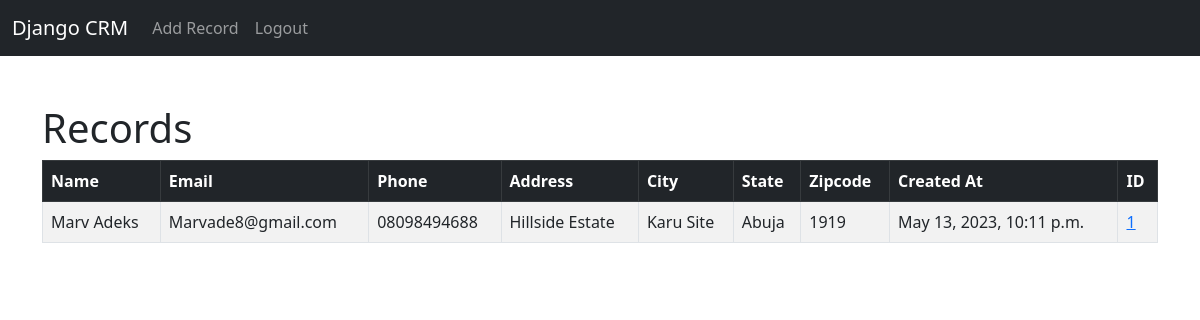
Before: / (signed in) with the older database file.
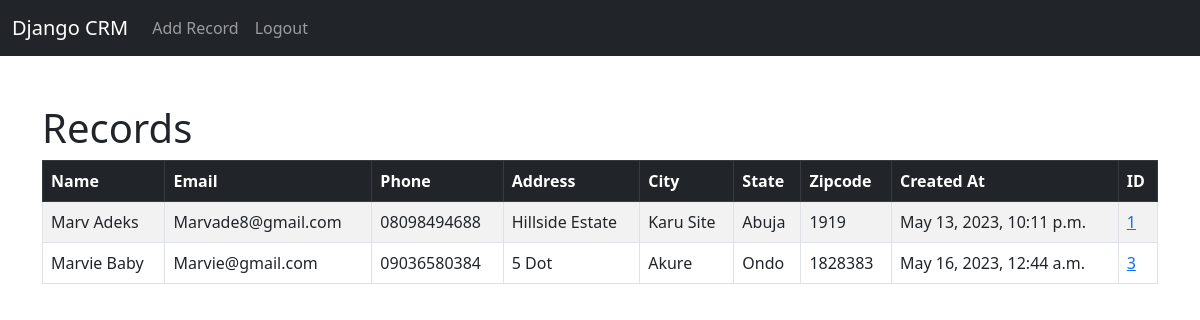
After: the same page with the newer database file.
### website/models.py (models this page shows, shortened)
class Record(models.Model):
    created_at = models.DateTimeField(auto_now_add=True)
    first_name = models.CharField(max_length=50)
    last_name = models.CharField(max_length=50)
    email = models.CharField(max_length=100)
    phone = models.CharField(max_length=15)
    address = models.CharField(max_length=100)
    city = models.CharField(max_length=50)
    state  = models.CharField(max_length=50)
    zipcode = models.CharField(max_length=20)

### website/views.py (the view)
# urls.py: 2. Add a URL to urlpatterns:  path('', views.home, name='home')
def home(request):
    records = Record.objects.all()
    if request.method == 'POST':
        username = request.POST['username']
        password = request.POST['password']
        user = authenticate(request, username = username, password = password)
        if user is not None:
            login(request, user)
            messages.success(request, "You have been logged in!")
            return redirect ('Home')
        else:
            messages.success(request, "There was an error logging in, Please try again...")
            return redirect('Home')
    else:
        return render(request, 'home.html', {'records':records})

### website/templates/Home.html (shortened to what this page needs)
{% extends 'base.html' %}
{% block content %}
{% if user.is_authenticated %}
<br>
<h1>Records</h1>
<table class="table table-striped table-hover table-bordered ">
    <thead class="table-dark">
      <tr>
        <th scope="col">Name</th>
        <th scope="col">Email</th>
        <th scope="col">Phone</th>
        <th scope="col">Address</th>
        <th scope="col">City</th>
        <th scope="col">State</th>
        <th scope="col">Zipcode</th>
        <th scope="col">Created At</th>
        <th scope="col">ID</th>
      </tr>
    </thead>
    <tbody>
{% if records %}
    {% for record in records %}
        <tr>
            <td>{{ record.first_name }}
                {{ record.last_name }} </td>
            <td>{{ record.email }}</td>
            <td>{{ record.phone }}</td>
            <td>{{ record.address }}</td>
            <td>{{ record.city }}</td>
            <td>{{ record.state }}</td>
            <td>{{ record.zipcode }}</td>
            <td>{{ record.created_at }}</td>
            <td><a href="{% url 'record' record.id %}" > {{ record.id }} </a></td>
        </tr>
    {% endfor %}
{% endif %}
    </tbody>
  </table>
{% endif %}
{% endblock %}

### website/templates/base.html (shortened to what this page needs)
<!DOCTYPE html>
<html lang="en">
<head>
    <link href="https://cdn.jsdelivr.net/npm/bootstrap@5.3.0-alpha3/dist/css/bootstrap.min.css"
    rel="stylesheet">
</head>
<body>
    {% include 'navbar.html' %}
    <br>
    <div class="container">
        {% block content %}
        {% endblock %}
    </div>
</body>
</html>

### website/templates/Navbar.html (shortened to what this page needs)
<nav class="navbar navbar-expand-lg navbar-dark bg-dark">
    <div class="container-fluid">
      <a class="navbar-brand" href="{% url 'Home' %}">Django CRM</a>
      <div class="collapse navbar-collapse" id="navbarSupportedContent">
        <ul class="navbar-nav me-auto mb-2 mb-lg-0">
          {% if user.is_authenticated %}
          <li class="nav-item">
            <a class="nav-link" href="{% url 'add_record' %}">Add Record</a>
          </li>
          <li class="nav-item">
            <a class="nav-link" href="{% url 'logout' %}">Logout</a>
          </li>
          {% endif %}
        </ul>
      </div>
    </div>
  </nav>

Changed rows visible on the page:
added Record: first_name "Marvie", last_name "Baby", email "Marvie@gmail.com", phone "09036580384", address "5 Dot", city "Akure", state "Ondo", zipcode "1828383", created_at "May 16, 2023, 12:44 a.m.", id "3"
